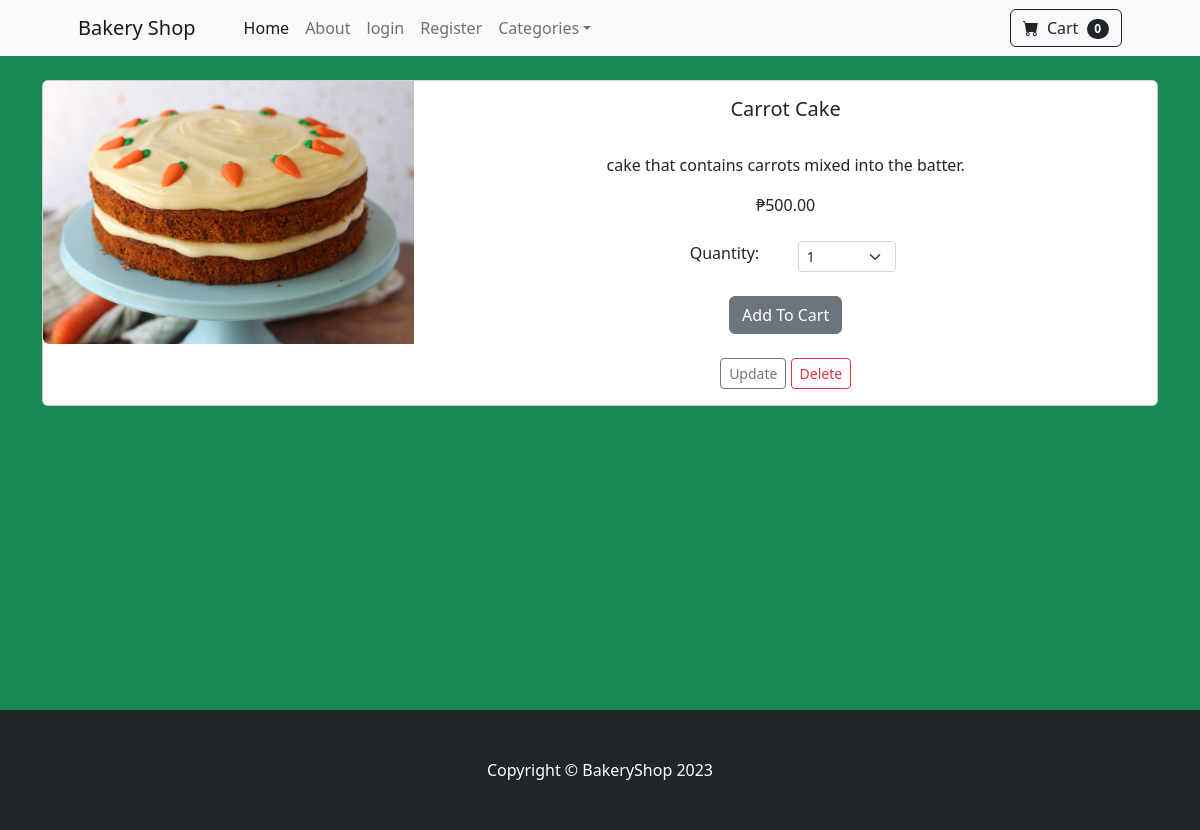
The app's page /product/3 with its own data.
### shop/models.py (models this page shows, shortened)
class BaseModel(models.Model):
    created_at = models.DateTimeField(auto_now_add=True, db_index=True)
    updated_at = models.DateTimeField(auto_now=True)
    class Meta:
        abstract = True

class Product(BaseModel):
    name = models.CharField(max_length=100)
    price = models.DecimalField(default=0, decimal_places=2, max_digits=6)
    category = models.ForeignKey(Category, on_delete=models.CASCADE, default=1)
    description = models.CharField(max_length=250, default='', blank=True, null=True)
    image = models.ImageField(upload_to='uploads/product')
    meal_type = models.ManyToManyField(MealType)
    is_sale = models.BooleanField(default=False)
    sale_price = models.DecimalField(default=0, decimal_places=2, max_digits=6)

### shop/views.py (the view)
# urls.py: path('product/<int:pk>', views.product, name='product'),
def product(request, pk):
	category = Category.objects.all()
	product = Product.objects.get(id=pk)
	return render(request, 'product.html', {'category':category, 'product':product})

### cart/cart.py (called while the page is built)
    def __len__(self):
        return len(self.cart)

### cart/context_processors.py (called while the page is built)
def cart(request):
    return {'cart' : Cart(request)}

### shop/models.py (called while the page is built)
    def __str__(self):
        return self.name

### shop/templates/product.html (shortened to what this page needs)
{% extends 'base.html' %}
{% block content %}
<div class="container">
    <br/>
    <div class="card mb-3">
        <div class="row g-0">
          <div class="col-md-4">
            <img src="{{ product.image.url }}" class="img-fluid rounded-start" alt="...">
          </div>
          <div class="col-md-8">
            <div class="card-body">
              <center>
              <h5 class="card-title">{{ product.name }}</h5>
              <br/>
              <p class="card-text justified">{{ product.description }}</p>
            {%  if product.is_sale %}
              <div class="d-flex justify-content-center small text-warning mb-2">
                <div class="bi-star-fill"></div>
                &nbsp;&nbsp;Sale!&nbsp;&nbsp;
                <div class="bi-star-fill"></div>
                </div>
                <strike>
                ₱{{ product.price }}
                </strike>
                &nbsp;
                ₱{{ product.sale_price }}
            {% else %}
                ₱{{ product.price }}
            {% endif %}
              <br/><br/>
              <div class="row justify-content-center">
                <div class="col-md-2">Quantity:</div>
                <div class="col-md-2">
                <select class="form-select form-select-sm" id="qty-cart">
                  <option value="1">1</option>
                </select>
                  </div>
                </div>
              <br/>
              <button type="button" value="{{ product.id }}"
              class="btn btn-secondary" id="add-cart">Add To Cart</button>
              <center>
                <td>
                <br/>
                <a href ="{{ product.id }}/edit_product" class="btn btn-outline-secondary btn-sm">Update</a>
                <a href ="{{ product.id }}/del_product" class="btn btn-outline-danger btn-sm">Delete</a>
            </td>
        </center>
      </center>
        </div>
      </div>
     </div>
    </div>
  </div>
<br/><br/> <br/><br/> <br/><br/> <br/><br/> <br/><br/> <br/><br/>
{% endblock %}

### records on screen
Product: image (picture), name "Carrot Cake", description "cake that contains carrots mixed into the batter.", price "500.00"

### other values on screen
{{ cart|length }} "0"
